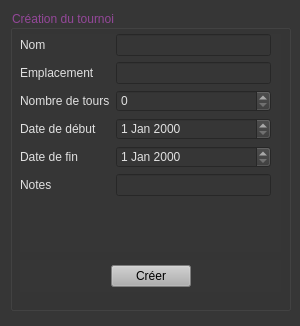
<?xml version="1.0" encoding="UTF-8"?>
<ui version="4.0">
 <class>MainWindow</class>
 <widget class="QMainWindow" name="MainWindow">
  <property name="geometry">
   <rect>
    <x>0</x>
    <y>0</y>
    <width>300</width>
    <height>326</height>
   </rect>
  </property>
  <property name="windowTitle">
   <string>MainWindow</string>
  </property>
  <property name="styleSheet">
   <string notr="true">background-color:rgb(54, 54, 54)</string>
  </property>
  <widget class="QWidget" name="centralwidget">
   <widget class="QGroupBox" name="groupBox">
    <property name="geometry">
     <rect>
      <x>10</x>
      <y>10</y>
      <width>281</width>
      <height>301</height>
     </rect>
    </property>
    <property name="styleSheet">
     <string notr="true">font: 12pt &quot;Yu Gothic UI&quot;;
color: rgb(148, 71, 153);</string>
    </property>
    <property name="title">
     <string>Création du tournoi</string>
    </property>
    <widget class="QWidget" name="formLayoutWidget">
     <property name="geometry">
      <rect>
       <x>10</x>
       <y>24</y>
       <width>261</width>
       <height>218</height>
      </rect>
     </property>
     <layout class="QFormLayout" name="formLayout">
      <property name="rightMargin">
       <number>10</number>
      </property>
      <item row="0" column="0">
       <widget class="QLabel" name="label">
        <property name="styleSheet">
         <string notr="true">color: rgb(225, 225, 225);</string>
        </property>
        <property name="text">
         <string>Nom</string>
        </property>
       </widget>
      </item>
      <item row="0" column="1">
       <widget class="QLineEdit" name="tournament_name">
        <property name="styleSheet">
         <string notr="true">color: rgb(225, 225, 225);</string>
        </property>
       </widget>
      </item>
      <item row="1" column="0">
       <widget class="QLabel" name="label_2">
        <property name="styleSheet">
         <string notr="true">color: rgb(225, 225, 225);</string>
        </property>
        <property name="text">
         <string>Emplacement</string>
        </property>
       </widget>
      </item>
      <item row="1" column="1">
       <widget class="QLineEdit" name="location">
        <property name="styleSheet">
         <string notr="true">color: rgb(225, 225, 225);</string>
        </property>
       </widget>
      </item>
      <item row="2" column="0">
       <widget class="QLabel" name="label_5">
        <property name="styleSheet">
         <string notr="true">color: rgb(225, 225, 225);</string>
        </property>
        <property name="text">
         <string>Nombre de tours</string>
        </property>
       </widget>
      </item>
      <item row="4" column="0">
       <widget class="QLabel" name="label_4">
        <property name="styleSheet">
         <string notr="true">color: rgb(225, 225, 225);</string>
        </property>
        <property name="text">
         <string>Date de fin</string>
        </property>
       </widget>
      </item>
      <item row="4" column="1">
       <widget class="QDateEdit" name="ending_date">
        <property name="styleSheet">
         <string notr="true">color: rgb(225, 225, 225);</string>
        </property>
       </widget>
      </item>
      <item row="5" column="0">
       <widget class="QLabel" name="label_3">
        <property name="styleSheet">
         <string notr="true">color: rgb(225, 225, 225);</string>
        </property>
        <property name="text">
         <string>Notes</string>
        </property>
       </widget>
      </item>
      <item row="5" column="1">
       <widget class="QLineEdit" name="desc">
        <property name="enabled">
         <bool>true</bool>
        </property>
        <property name="styleSheet">
         <string notr="true">color: rgb(225, 225, 225);</string>
        </property>
       </widget>
      </item>
      <item row="3" column="0">
       <widget class="QLabel" name="label_6">
        <property name="styleSheet">
         <string notr="true">color: rgb(225, 225, 225);</string>
        </property>
        <property name="text">
         <string>Date de début</string>
        </property>
       </widget>
      </item>
      <item row="3" column="1">
       <widget class="QDateEdit" name="beginning_date">
        <property name="styleSheet">
         <string notr="true">color: rgb(225, 225, 225);</string>
        </property>
       </widget>
      </item>
      <item row="2" column="1">
       <widget class="QSpinBox" name="turns_count">
        <property name="styleSheet">
         <string notr="true">color: rgb(225, 225, 225);</string>
        </property>
       </widget>
      </item>
     </layout>
    </widget>
    <widget class="QWidget" name="horizontalLayoutWidget">
     <property name="geometry">
      <rect>
       <x>10</x>
       <y>250</y>
       <width>261</width>
       <height>32</height>
      </rect>
     </property>
     <layout class="QHBoxLayout" name="horizontalLayout">
      <item>
       <spacer name="horizontalSpacer_2">
        <property name="orientation">
         <enum>Qt::Horizontal</enum>
        </property>
        <property name="sizeHint" stdset="0">
         <size>
          <width>40</width>
          <height>20</height>
         </size>
        </property>
       </spacer>
      </item>
      <item>
       <widget class="QPushButton" name="create">
        <property name="styleSheet">
         <string notr="true">background-color: rgb(175, 175, 175);
color: rgb(0, 0, 0);
font: 9pt &quot;Yu Gothic UI&quot;;</string>
        </property>
        <property name="text">
         <string>Créer</string>
        </property>
       </widget>
      </item>
      <item>
       <spacer name="horizontalSpacer">
        <property name="orientation">
         <enum>Qt::Horizontal</enum>
        </property>
        <property name="sizeHint" stdset="0">
         <size>
          <width>40</width>
          <height>20</height>
         </size>
        </property>
       </spacer>
      </item>
     </layout>
    </widget>
   </widget>
  </widget>
 </widget>
 <resources/>
 <connections/>
</ui>
